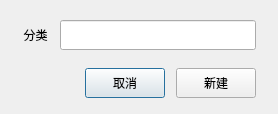
<?xml version="1.0" encoding="UTF-8"?>
<ui version="4.0">
 <class>DialogNewGoodsType</class>
 <widget class="QDialog" name="DialogNewGoodsType">
  <property name="geometry">
   <rect>
    <x>0</x>
    <y>0</y>
    <width>278</width>
    <height>114</height>
   </rect>
  </property>
  <property name="minimumSize">
   <size>
    <width>278</width>
    <height>114</height>
   </size>
  </property>
  <property name="maximumSize">
   <size>
    <width>278</width>
    <height>114</height>
   </size>
  </property>
  <property name="windowTitle">
   <string>新增分类</string>
  </property>
  <layout class="QGridLayout" name="gridLayout">
   <property name="bottomMargin">
    <number>6</number>
   </property>
   <property name="verticalSpacing">
    <number>9</number>
   </property>
   <item row="0" column="0">
    <layout class="QHBoxLayout" name="horizontalLayout_2" stretch="1,4">
     <property name="leftMargin">
      <number>0</number>
     </property>
     <property name="rightMargin">
      <number>11</number>
     </property>
     <item>
      <widget class="QLabel" name="label">
       <property name="minimumSize">
        <size>
         <width>0</width>
         <height>30</height>
        </size>
       </property>
       <property name="text">
        <string>分类</string>
       </property>
       <property name="alignment">
        <set>Qt::AlignCenter</set>
       </property>
      </widget>
     </item>
     <item>
      <widget class="QLineEdit" name="lineEdit">
       <property name="minimumSize">
        <size>
         <width>0</width>
         <height>30</height>
        </size>
       </property>
      </widget>
     </item>
    </layout>
   </item>
   <item row="1" column="0">
    <layout class="QHBoxLayout" name="horizontalLayout">
     <property name="spacing">
      <number>11</number>
     </property>
     <property name="leftMargin">
      <number>0</number>
     </property>
     <property name="rightMargin">
      <number>11</number>
     </property>
     <item>
      <spacer name="horizontalSpacer">
       <property name="orientation">
        <enum>Qt::Horizontal</enum>
       </property>
       <property name="sizeHint" stdset="0">
        <size>
         <width>40</width>
         <height>20</height>
        </size>
       </property>
      </spacer>
     </item>
     <item>
      <widget class="QPushButton" name="pushButton_cancle">
       <property name="minimumSize">
        <size>
         <width>0</width>
         <height>30</height>
        </size>
       </property>
       <property name="text">
        <string>取消</string>
       </property>
      </widget>
     </item>
     <item>
      <widget class="QPushButton" name="pushButton__ok">
       <property name="minimumSize">
        <size>
         <width>0</width>
         <height>30</height>
        </size>
       </property>
       <property name="text">
        <string>新建</string>
       </property>
      </widget>
     </item>
    </layout>
   </item>
  </layout>
 </widget>
 <resources/>
 <connections/>
</ui>
